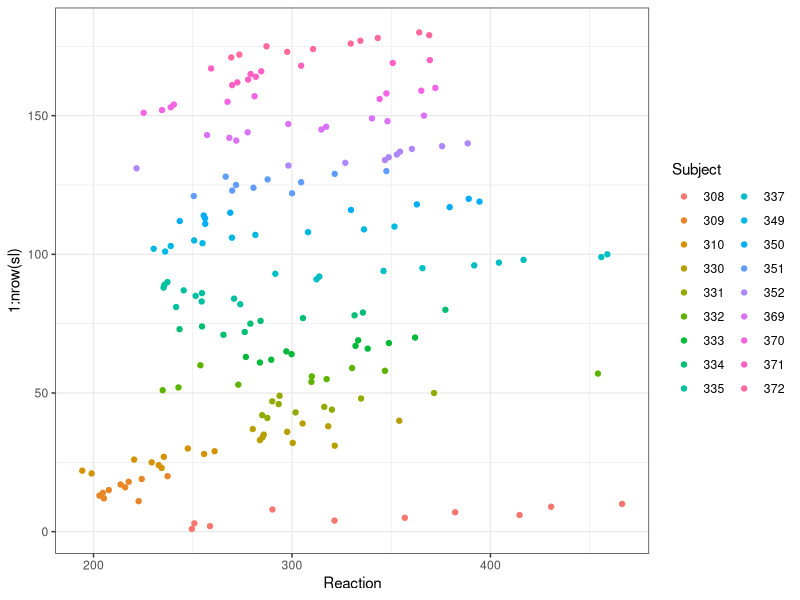
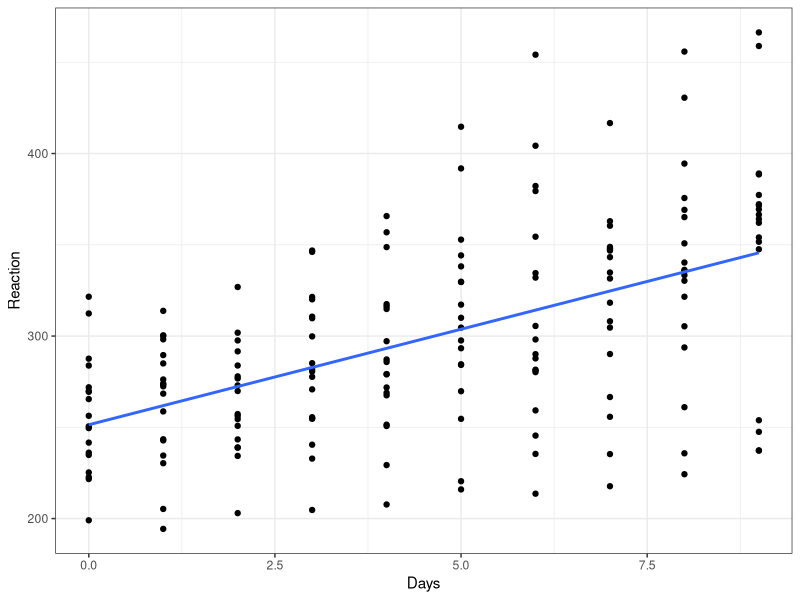
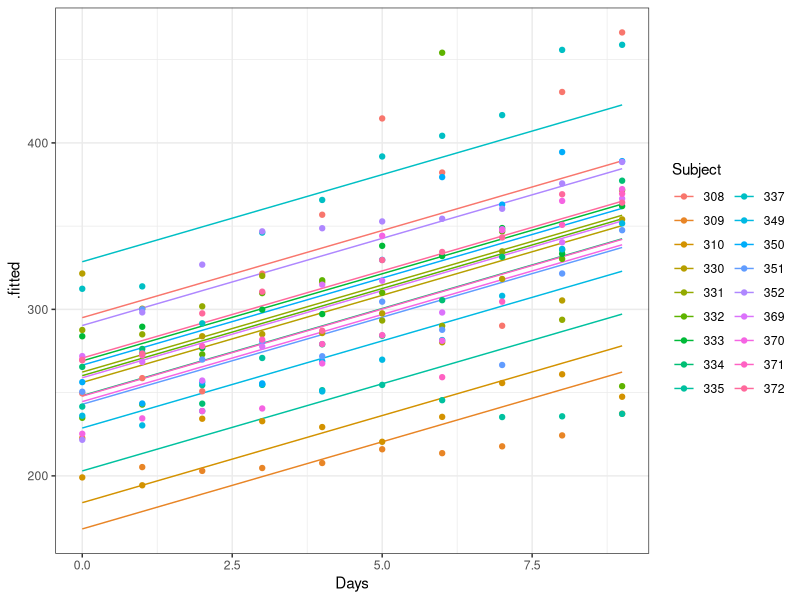
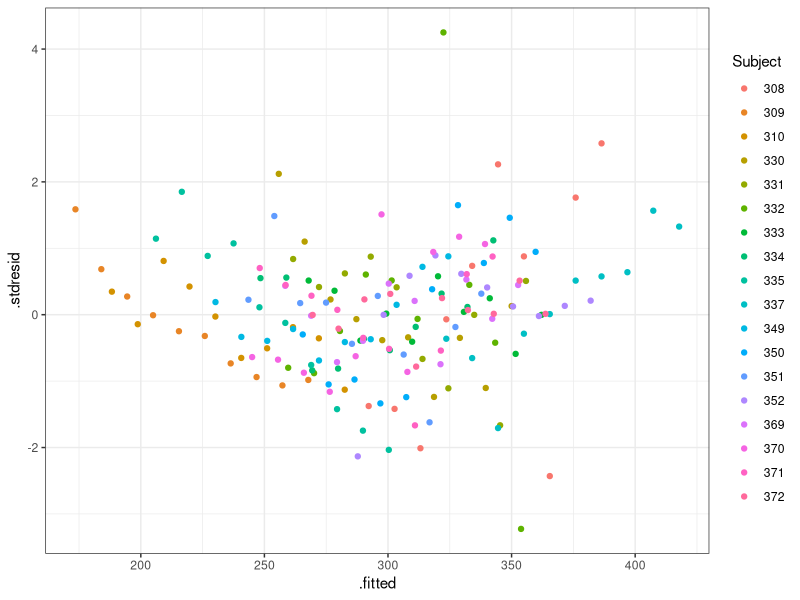
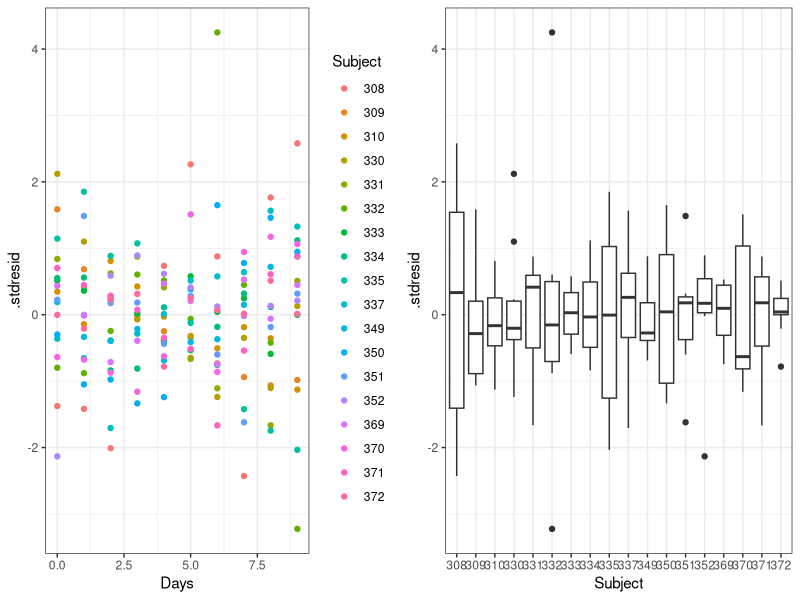
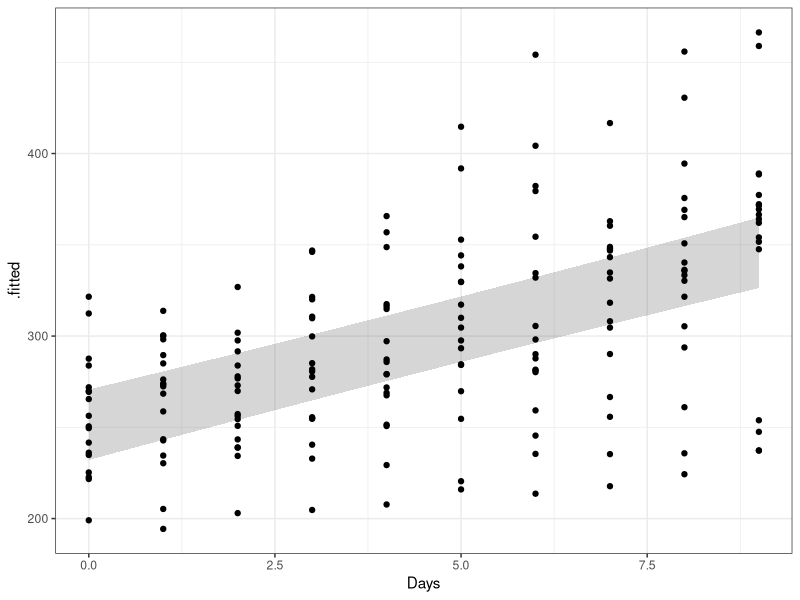
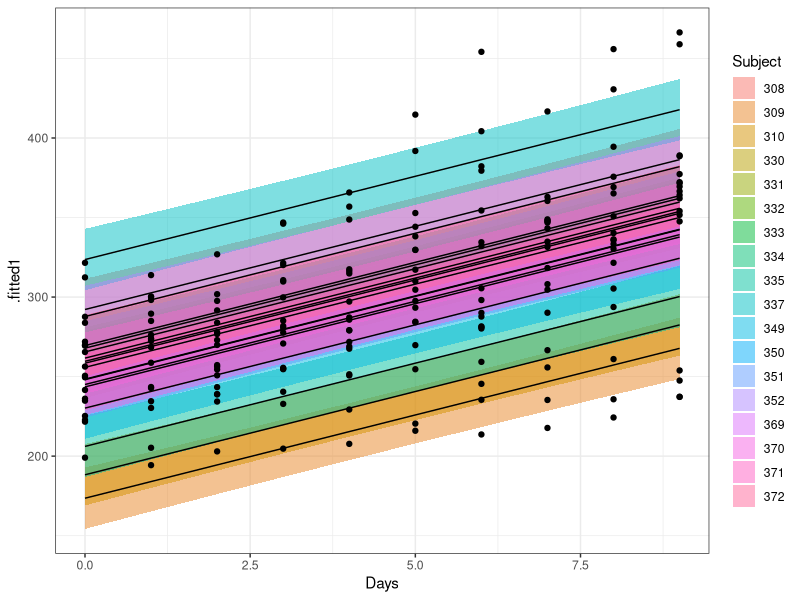
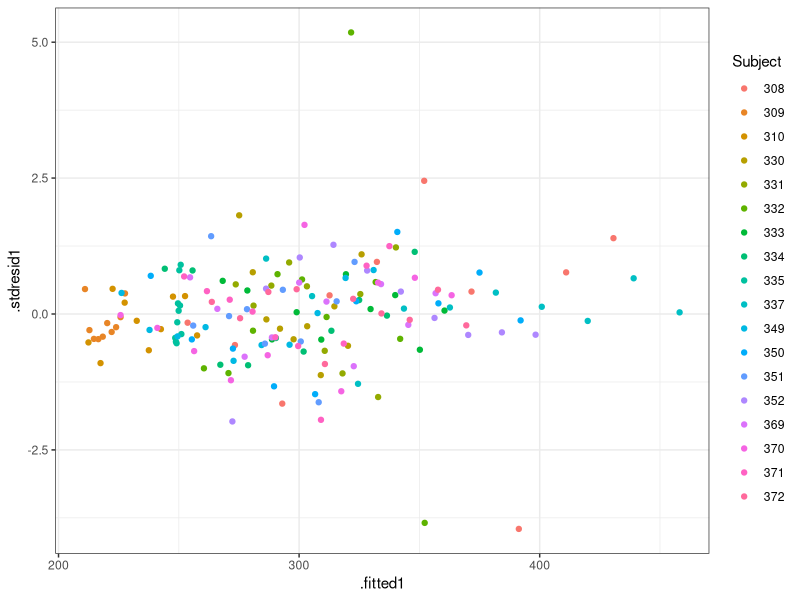

Write R code to recreate these figures, in order.
## ---- chunk 1
#-- RUN THE FRAGMENT BETWEEN LINES BEFORE COMPILING MARKDOWN
# to configure markdown parsing
options(markdown.extensions = c("no_intra_emphasis", "tables", "fenced_code", "autolink", "strikethrough", "lax_spacing", "space_headers", "latex_math"))
#------
# output options
options(width = 70, scipen = 6, digits = 3)

# to render cyrillics in plots use cairo pdf
options(device = function(file, width = 7, height = 7, ...) {
  cairo_pdf(tempfile(), width = width, height = height, ...)
  })
library(knitr)
# chunk default options
opts_chunk$set(fig.align='center', tidy = TRUE, fig.width = 7, fig.height = 3, message=FALSE, warning=FALSE)
## ---- chunk 2
library(lme4)
data(sleepstudy)
sl <- sleepstudy
head(sl, 3)
## ---- chunk 3
str(sl)
# пропущенные значения
sum(!complete.cases(sl))
# число субъектов
length(unique(sl$Subject))
## ---- chunk 4
# сбалансирован ли объем выборки?
table(sl$Subject)
with(sl, table(Subject, Days))
## ---- chunk 5
library(ggplot2)
theme_set(theme_bw() + theme(legend.key = element_blank()))
update_geom_defaults("point", list(shape = 19))
# Есть ли наблюдения-выбросы? строим dot-plot
ggplot(sl, aes(x = Reaction, y = 1:nrow(sl), colour = Subject)) + 
  geom_point() + guides(colour = guide_legend(ncol = 2))
## ---- chunk 6
wrong1 <- lm(Reaction ~ Days, data = sl)
## ---- chunk 7
ggplot(sl, aes(x = Days, y = Reaction)) + 
  geom_point() + 
  geom_smooth(se = F, method = "lm", size = 1)
## ---- chunk 8
wrong2 <- lm(Reaction ~ Days + Subject, data = sl)
## ---- chunk 9
wrong2_diag <- fortify(wrong2)
ggplot(wrong2_diag, aes(x = Days, colour = Subject)) +
  geom_line(aes(y = .fitted, group = Subject)) +
  geom_point(data = sl, aes(y = Reaction)) +
  guides(colour = guide_legend(ncol = 2))
## ---- chunk 10
detach("package:lme4") # выгружаем lme4, чтобы не было конфликтов
library(nlme)
M1 <- lme(Reaction ~ Days, random = ~ 1 | Subject, data = sl)
## ---- chunk 11
# plot(M1)
sl$.stdresid <- resid(M1, type = "pearson")
sl$.fitted <- fitted(M1)
ggplot(sl) + geom_point(aes(x = .fitted, y = .stdresid, colour = Subject))
## ---- chunk 12
p <- ggplot(data = sl, aes(y = .stdresid))
library(gridExtra)
grid.arrange(
  p + geom_point(aes(x = Days, colour = Subject)),
  p + geom_boxplot(aes(x = Subject)),
  ncol = 2)
## ---- chunk 13
summary(M1)
## ---- chunk 14
anova(M1)
## ---- chunk 15
M1.ml <- lme(Reaction ~ Days, random = ~1|Subject, data = sl, method = "ML")
M2.ml <- update(M1.ml, . ~ . - Days)
anova(M1.ml, M2.ml)
## ---- chunk 16
AIC(M1.ml, M2.ml)
## ---- chunk 17
MFinal1 <- lme(Reaction ~ Days, random = ~1|Subject, method = "REML", data = sl)
## ---- chunk 18
# Внутриклассовая корреляция
37.12383^2 / (37.12383^2 + 30.99123^2)
## ---- chunk 19
# 1) Новый датафрейм, для которого будем предсказывать
library(dplyr)
minmax <- sl %>% group_by(Subject) %>%
  summarise(mDays = min(Days), MDays = max(Days))
new_data <- minmax %>% group_by(Subject) %>%
  do(data.frame(Days = seq(.$mDays, .$MDays, length = 10)))

# 2) Матрица линейной модели
X <- model.matrix(~ Days, data = new_data)

# 3) Вычисляем предсказанные значения одним из двух способов
# level = 0 - для фиксированных эффектов (т.е. без учета субъекта)
new_data$.fitted <- predict(MFinal1, new_data, level = 0)
# или то же самое при помощи матриц
betas = fixef(MFinal1)
new_data$.fitted <- X %*% betas

# 4) Вычисляем стандартные ошибки предсказанных значений
# это квадратный корень из диагональных элементов
# матрицы ковариаций предсказанных значений X * cov(BETA) * t(X)
new_data$.se <- sqrt( diag(X %*% vcov(MFinal1) %*% t(X)) )
## ---- chunk 20
ggplot(new_data) +
  geom_ribbon(alpha = 0.2, aes(x = Days, y = .fitted, ymin = .fitted - 1.98 * .se, ymax = .fitted + 1.98 * .se)) +
  geom_point(data = sl, aes(x = Days, y = Reaction))
## ---- chunk 21
# beta_0 + beta * Days + случайный эффект субъекта
new_data$.fitted1 <- predict(MFinal1, new_data, level = 1)
ggplot(new_data, aes(x = Days, y = .fitted1, group = Subject)) +
  geom_ribbon(aes(fill = Subject, ymin = .fitted1 - 1.98 * .se, ymax = .fitted1 + 1.98 * .se), alpha = 0.5) + geom_line() +
  geom_point(data = sl, aes(x = Days, y = Reaction))
  # попробуйте добавить facet_wrap(~Subject)
## ---- chunk 22
MS1 <- lme(Reaction ~ Days, random = ~ 1 + Days|Subject, data = sl)
## ---- chunk 23
# plot(M1)
sl$.stdresid1 <- resid(MS1, type = "pearson")
sl$.fitted1 <- fitted(MS1)
ggplot(sl) + geom_point(aes(x = .fitted1, y = .stdresid1, colour = Subject))
## ---- chunk 24
p <- ggplot(data = sl, aes(y = .stdresid1))
grid.arrange(
  p + geom_point(aes(x = Days, colour = Subject)),
  p + geom_boxplot(aes(x = Subject)),
  ncol = 2)
## ---- chunk 25
MS1.ml <- lme(Reaction ~ Days, random = ~1+Days|Subject, data = sl, method = "ML")
MS2.ml <- update(MS1.ml, random = ~1|Subject)
MS3.ml <- update(MS2.ml, .~.-Days)
anova(MS1.ml, MS2.ml, MS3.ml)
## ---- chunk 26
MSFinal <- lme(Reaction ~ Days, random = ~1 + Days|Subject, method = "REML", data = sl)
## ---- chunk 27
# 1) Новый датафрейм, для которого будем предсказывать
library(dplyr)
minmax <- sl %>% group_by(Subject) %>%
  summarise(mDays = min(Days), MDays = max(Days))
new_data <- minmax %>% group_by(Subject) %>%
  do(data.frame(Days = seq(.$mDays, .$MDays, length = 10)))
# 2) Матрица линейной модели
X <- model.matrix(~ Days, data = new_data)
# 3) Предсказанные значения
betas = fixef(MSFinal)
new_data$.fitted <- X %*% betas
# 4) Стандартные ошибки предсказанных значений
new_data$.se <- sqrt( diag(X %*% vcov(MSFinal) %*% t(X)) )
## ---- chunk 28
ggplot(new_data) +
  geom_ribbon(alpha = 0.2, aes(x = Days, y = .fitted, ymin = .fitted - 1.98 * .se, ymax = .fitted + 1.98 * .se)) +
  geom_point(data = sl, aes(x = Days, y = Reaction))
## ---- chunk 29
# beta_0 + beta * Days + случайный эффект субъекта
new_data$.fitted1 <- predict(MSFinal, new_data, level = 1)
ggplot(new_data, aes(x = Days, y = .fitted1, group = Subject)) +
  geom_ribbon(aes(fill = Subject, ymin = .fitted1 - 1.98 * .se, ymax = .fitted1 + 1.98 * .se), alpha = 0.5) + geom_line() +
  geom_point(data = sl, aes(x = Days, y = Reaction))
  # попробуйте добавить facet_wrap(~Subject)
